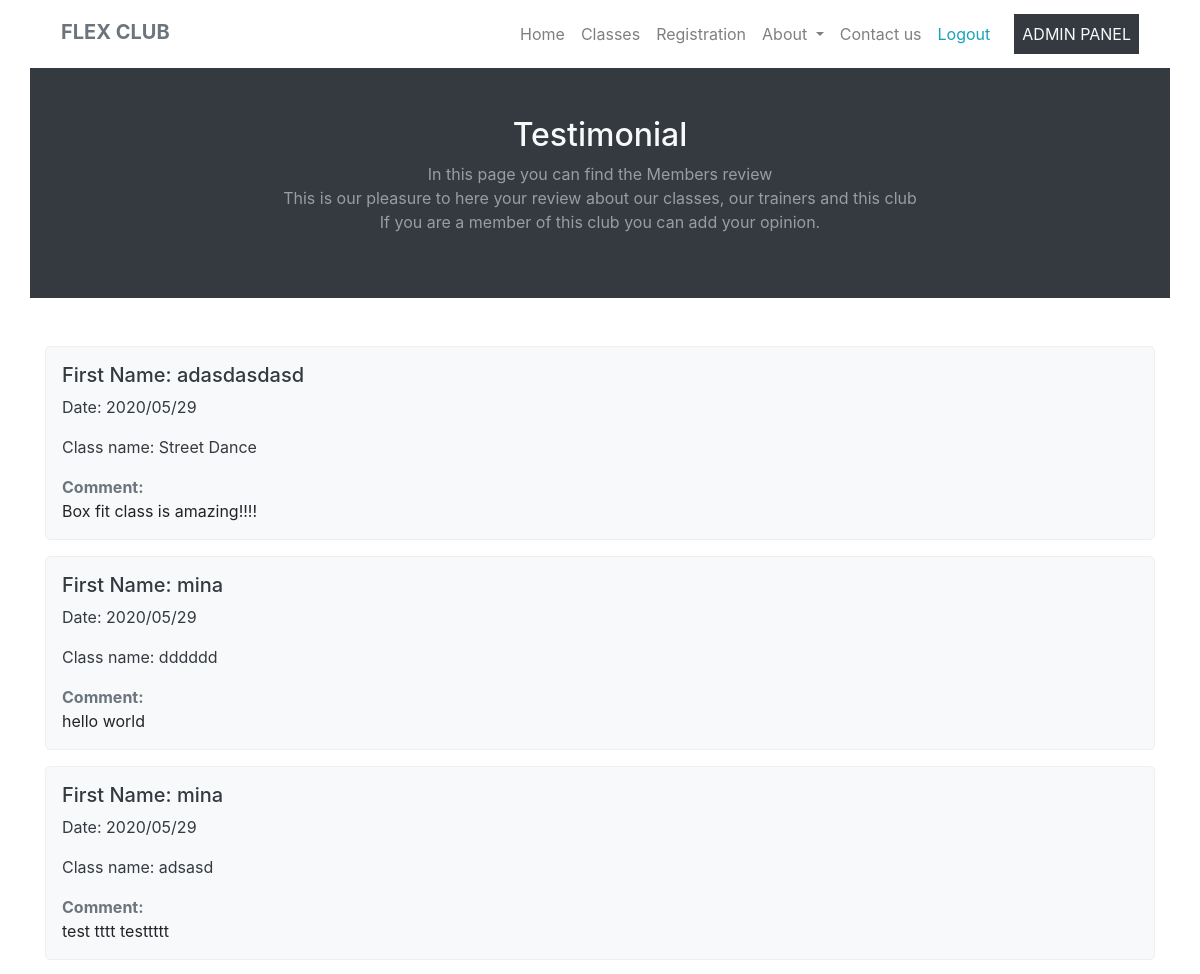
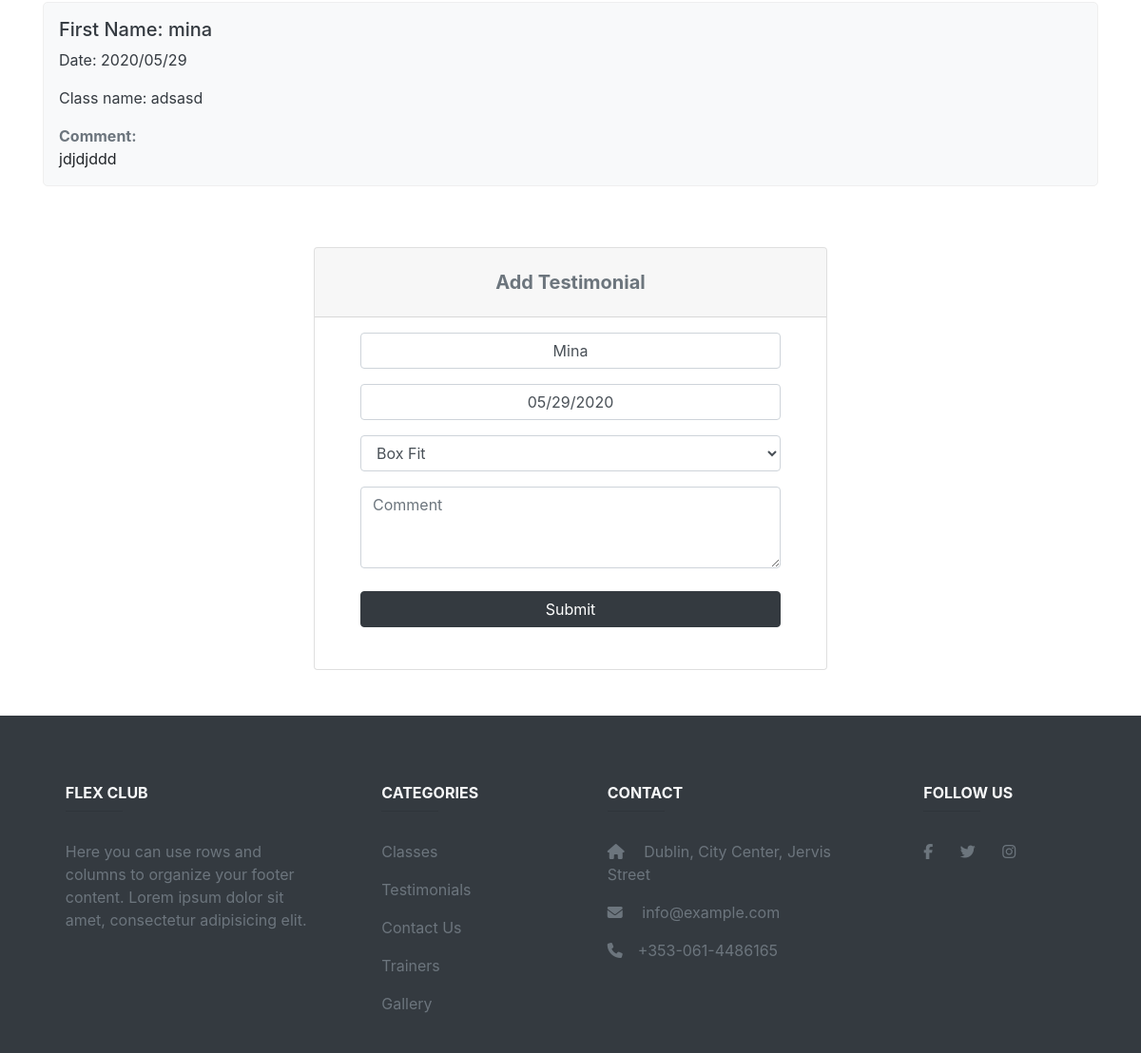
The page /testimonial.php (signed in) on the database its author committed (2 pictures, top to bottom).
### tables this page shows
CREATE TABLE `testimonial` (
  `id` int(11) NOT NULL,
  `class_name` varchar(255) NOT NULL,
  `first_name` varchar(255) NOT NULL,
  `date` datetime NOT NULL,
  `is_approved` bit(1) NOT NULL DEFAULT b'0',
  `comment` text NOT NULL
);

CREATE TABLE `user` (
  `id` int(11) NOT NULL,
  `first_name` varchar(150) NOT NULL,
  `last_name` varchar(150) NOT NULL,
  `gender` char(1) NOT NULL,
  `mobile_number` varchar(30) NOT NULL,
  `address` varchar(255) NOT NULL,
  `email` varchar(100) NOT NULL,
  `password` varchar(255) NOT NULL,
  `status` int(1) NOT NULL DEFAULT '1',
  `is_admin` bit(1) NOT NULL DEFAULT b'0'
);

### testimonial.php (the view)
<?php
include_once('header.php');
?>
    <div class="container">
        <div class="row bg-dark pb-5 pt-5 mb-5">
                <div class="col text-center">
                    <h2 class="text-light">Testimonial</h2>
                    <p class="text-white-50">In this page you can find the Members review <br>
                        This is our pleasure to here your review about our classes, our trainers and this club
                    <br>If you are a member of this club you can add your opinion.</p>
                </div>
            </div>
            <?php
                $sql = "SELECT * FROM testimonial where is_approved=1 order by id desc limit 6 ";
                $result = mysqli_query($connection, $sql);
                if ($result != false) {
                    if ($result->num_rows > 0) {
                        while ($row = $result->fetch_assoc()) {
                            ?>
                            <div class="Testimonial bg-light">
                                <p class="card-text h5 text-dark">First Name: <?= $row['first_name'] ?></p>
                                <p class="card-text  text-dark">Date:  <?= date("Y/m/d", strtotime($row['date'])) ?></p>
                                <p class="card-text  text-dark">Class name: <?= $row['class_name'] ?></p>
                                <p class="card-text">
                                    <b class="text-muted">Comment:</b><br>
                                    <?= htmlspecialchars($row['comment']) ?>
                                </p>
                            </div>
                            <?php
                        }
                    } else {
                        echo '<div class="container">
                            <h2>No reviews yet</h2>
                        </div>';
                    }
                } else {
                    echo '<div class="container">
                            <h2>No reviews yet</h2>
                        </div>';
                }
                ?>
<?php
    include_once('testimonial_add.php');
?>
    </div>
<?php
include_once('footer.php');

### testimonial_add.php (shortened to what this page needs)
<?php
$result = mysqli_query($connection, 'select * from user where id="' . $_SESSION['id'] . '"');
$user = $result->fetch_assoc();
$first_name = $user['first_name'];
function get_classes()
{
    global $connection;
    $classOptions = mysqli_fetch_all($connection->query("select * from class;"), MYSQLI_ASSOC);
    $options = '';
    foreach ($classOptions as $classOption) {
        $options .= '<option value="' . $classOption['title'] . '">' . $classOption['title'] . '</option>';
    }
    return '<select class="form-control" id="user_class_name" name="user_class_name">' . $options . '</select>';
}
?>
    <div class="container ">
        <div class="d-flex justify-content-center">
            <div class="card w-50 m-5">
                <h5 class="card-header info-color text-secondary text-center py-4">
                    <strong>Add Testimonial</strong>
                </h5>
                <div class="card-body px-lg-5 pt-0">
                    <form class="text-center" method="post"  action="#!">
                        <div class="md-form mt-3">
                            <label  name="name"  class="form-control" >
                                <?= $first_name ?>
                            </label>
                        </div>
                        <div class="md-form mt-3">
                            <label  name="name"  class="form-control" >
                                <?= date('m/d/Y') ?>
                            </label>
                        </div>
                        <div class="md-form mt-3">
                            <?= get_classes() ?>
                        </div>
                        <div class="md-form mt-3">
                            <textarea name="comment" placeholder="Comment"  class="form-control md-textarea" rows="3"></textarea>
                        </div>
                        <button class="btn btn-dark btn-rounded btn-block z-depth-0 my-4 waves-effect" type="submit">Submit</button>
                    </form>
                </div>
            </div>
        </div>
    </div>

### css/style.css (style rules this page uses)
html { height: 100%; }
.container { width: 1000px; position: relative; }
.Testimonial { border: 1px solid #efefef; border-radius: 5px; padding: 16px; margin: 16px 0 }
.Testimonial::after { content: ""; clear: both; display: table; }

### rows shown on the page
testimonial: first_name "adasdasdasd", date "2020/05/29", class_name "Street Dance", comment "Box fit class is amazing!!!!"
testimonial: first_name "mina", date "2020/05/29", class_name "dddddd", comment "hello world"
testimonial: first_name "mina", date "2020/05/29", class_name "adsasd", comment "test tttt testtttt"
testimonial: first_name "mina", date "2020/05/29", class_name "adsasd", comment "jdjdjddd"
user: first_name "Mina"

### other values the page prints
form field user_class_name "Box Fit"
